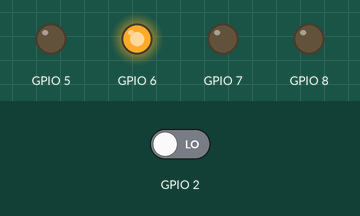
Recording of a sketch running on a simulated ESP32. Parts: output pins drawn as LEDs (lit = HIGH). Inputs (shaded band) come from the test bench; at power-on: GPIO 2 LOW. What the sketch prints to the serial monitor is not drawn.

Above: at 0.1 s.
Timing chart, 0 to 1.6 s (numbered marks = the images above):
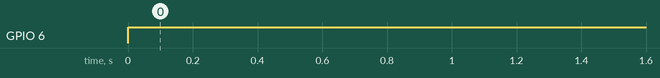

Measured:
- by itself, GPIO 6: LOW → HIGH at 0.00 s

The sketch:

diagnostics.ino
```cpp
/**
 * @file    diagnostics.ino
 * @brief   Thunders Robotic diagnostics node (CAN node 5).
 *
 * Watches heartbeats of every node (master + 4 nodes); lights the RGB LED
 * green when all are fresh, yellow when one is stale, red + buzzer when a
 * required node is missing for > 2 s.
 */
#include "RobotCommon.h"
#include "src/diag_can.h"
#include "src/heartbeat_monitor.h"
#include "src/status_lights.h"

static DiagCan s_can;
static HeartbeatMonitor s_monitor;
static StatusLights s_lights;

static uint32_t s_bootMs = 0;

void setup()
{
    Serial.begin(115200UL);
    s_can.begin(CAN_NODE_DIAGNOSTICS, &s_monitor);
    s_lights.begin(5, 6, 7, 8);
    s_monitor.begin();
    s_bootMs = millis();
}

void loop()
{
    uint32_t now = millis();
    s_can.poll(now);

    HeartbeatMonitor::Health h = s_monitor.evaluate(now);
    s_lights.show(h);

    static uint32_t lastReport = 0U;
    if ((now - lastReport) >= 5000U)
    {
        lastReport = now;
        Serial.print(F("[diag] nodes ok="));
        Serial.print(s_monitor.aliveCount());
        Serial.print(F(" stale="));
        Serial.println(s_monitor.staleCount());
    }
}
```

diag_can.cpp
```cpp
/** @file diag_can.cpp */
#include <Arduino.h>
#include <SPI.h>
#include <mcp_can.h>
#include "diag_can.h"
#include "heartbeat_monitor.h"

static MCP_CAN s_mcpCan(10);
static const uint8_t kCanIntPin = 2U;

void DiagCan::begin(CanNodeId nodeId, HeartbeatMonitor *monitor)
{
    m_nodeId = nodeId;
    m_monitor = monitor;
    while (s_mcpCan.begin(MCP_ANY, CAN_500KBPS, MCP_8MHZ) != CAN_OK) { delay(200); }
    s_mcpCan.setMode(MCP_NORMAL);
    pinMode(kCanIntPin, INPUT);
}

void DiagCan::poll(uint32_t nowMs)
{
    (void)nowMs;
    uint32_t id;
    uint8_t len = 0U;
    uint8_t buf[8];
    while (!digitalRead(kCanIntPin))
    {
        if (s_mcpCan.readMsgBuf(&id, &len, buf) != CAN_OK) { break; }
        if (m_monitor != NULL)
        {
            m_monitor->onCanFrame(id, buf, len);
        }
    }
}
```

diag_can.h
```cpp
/**
 * @file    diag_can.h
 * @brief   CAN wrapper for the diagnostics node (heartbeat reception).
 */
#ifndef DIAG_NODE_CAN_H
#define DIAG_NODE_CAN_H
#include <stdint.h>
#include "RobotCommon.h"

class HeartbeatMonitor;

class DiagCan
{
public:
    void begin(CanNodeId nodeId, HeartbeatMonitor *monitor);
    void poll(uint32_t nowMs);
private:
    HeartbeatMonitor *m_monitor = 0;
    CanNodeId m_nodeId = CAN_NODE_DIAGNOSTICS;
};
#endif /* DIAG_NODE_CAN_H */
```

heartbeat_monitor.cpp
```cpp
/** @file heartbeat_monitor.cpp */
#include <Arduino.h>
#include "heartbeat_monitor.h"

static const uint32_t kStaleMs = 500U;    /* yellow */
static const uint32_t kCriticalMs = 2000U;/* red + buzzer */

void HeartbeatMonitor::begin()
{
    for (uint8_t i = 0U; i < 6U; i++)
    {
        m_lastSeen[i] = 0U;
        m_everSeen[i] = false;
        m_faults[i] = 0U;
    }
}

void HeartbeatMonitor::onCanFrame(uint32_t id, const uint8_t *data, uint8_t dlc)
{
    if ((id & 0xFF0U) != CAN_ID_HEARTBEAT_BASE) { return; }
    uint8_t node = (uint8_t)(id & 0x0FU);
    if (node >= 6U) { return; }
    m_lastSeen[node] = millis();
    m_everSeen[node] = true;
    /* payload: state u8, uptime u16, faults u16 */
    if (dlc >= 5U)
    {
        m_faults[node] = can_get_u16(&data[3]);
    }
}

HeartbeatMonitor::Health HeartbeatMonitor::evaluate(uint32_t nowMs)
{
    uint8_t stale = 0U;
    bool critical = false;
    for (uint8_t i = 0U; i < 6U; i++)
    {
        if (!m_everSeen[i]) { continue; }   /* not yet on the bus */
        uint32_t age = nowMs - m_lastSeen[i];
        if (age > kCriticalMs) { critical = true; }
        else if (age > kStaleMs) { stale++; }
    }
    if (critical)        { return HEALTH_CRITICAL; }
    if (stale > 0U)      { return HEALTH_DEGRADED; }
    return HEALTH_ALL_OK;
}

uint8_t HeartbeatMonitor::aliveCount() const
{
    uint8_t n = 0U;
    for (uint8_t i = 0U; i < 6U; i++)
    {
        if (m_everSeen[i]) { n++; }
    }
    return n;
}

uint8_t HeartbeatMonitor::staleCount() const
{
    uint8_t n = 0U;
    for (uint8_t i = 0U; i < 6U; i++)
    {
        if (m_everSeen[i] && (millis() - m_lastSeen[i]) > kStaleMs) { n++; }
    }
    return n;
}
```

heartbeat_monitor.h
```cpp
/**
 * @file    heartbeat_monitor.h
 * @brief   Freshness tracking for the 5 robot CAN heartbeats.
 */
#ifndef DIAG_NODE_HEARTBEAT_H
#define DIAG_NODE_HEARTBEAT_H
#include <stdint.h>
#include "RobotCommon.h"

class HeartbeatMonitor
{
public:
    typedef enum { HEALTH_ALL_OK = 0, HEALTH_DEGRADED, HEALTH_CRITICAL } Health;
    void begin();
    void onCanFrame(uint32_t id, const uint8_t *data, uint8_t dlc);
    Health evaluate(uint32_t nowMs);
    uint8_t aliveCount() const;
    uint8_t staleCount() const;
private:
    uint32_t m_lastSeen[6];
    bool     m_everSeen[6];
    uint16_t m_faults[6];
};
#endif /* DIAG_NODE_HEARTBEAT_H */
```

status_lights.cpp
```cpp
/** @file status_lights.cpp */
#include <Arduino.h>
#include "status_lights.h"

void StatusLights::begin(uint8_t r, uint8_t g, uint8_t b, uint8_t buzzer)
{
    m_r = r; m_g = g; m_b = b; m_buzzer = buzzer;
    pinMode(r, OUTPUT); pinMode(g, OUTPUT); pinMode(b, OUTPUT);
    pinMode(buzzer, OUTPUT);
    digitalWrite(buzzer, LOW);
}

void StatusLights::show(HeartbeatMonitor::Health h)
{
    uint32_t now = millis();
    if ((now - m_lastToggle) >= 250U)
    {
        m_lastToggle = now;
        m_blinkState = !m_blinkState;
    }

    switch (h)
    {
    case HeartbeatMonitor::HEALTH_ALL_OK:
        digitalWrite(m_r, LOW);
        digitalWrite(m_g, HIGH);
        digitalWrite(m_b, LOW);
        digitalWrite(m_buzzer, LOW);
        break;
    case HeartbeatMonitor::HEALTH_DEGRADED:
        /* yellow blink: red + green alternating */
        digitalWrite(m_r, m_blinkState ? HIGH : LOW);
        digitalWrite(m_g, m_blinkState ? LOW : HIGH);
        digitalWrite(m_b, LOW);
        digitalWrite(m_buzzer, LOW);
        break;
    case HeartbeatMonitor::HEALTH_CRITICAL:
        digitalWrite(m_r, HIGH);
        digitalWrite(m_g, LOW);
        digitalWrite(m_b, LOW);
        digitalWrite(m_buzzer, m_blinkState ? HIGH : LOW);   /* 2 Hz beep */
        break;
    }
}
```

status_lights.h
```cpp
/**
 * @file    status_lights.h
 * @brief   RGB LED + buzzer patterns for the diagnostics panel.
 */
#ifndef DIAG_NODE_STATUS_LIGHTS_H
#define DIAG_NODE_STATUS_LIGHTS_H
#include <stdint.h>
#include "heartbeat_monitor.h"

class StatusLights
{
public:
    void begin(uint8_t r, uint8_t g, uint8_t b, uint8_t buzzer);
    void show(HeartbeatMonitor::Health h);
private:
    uint8_t m_r, m_g, m_b, m_buzzer;
    uint32_t m_lastToggle = 0;
    bool m_blinkState = false;
};
#endif /* DIAG_NODE_STATUS_LIGHTS_H */
```
